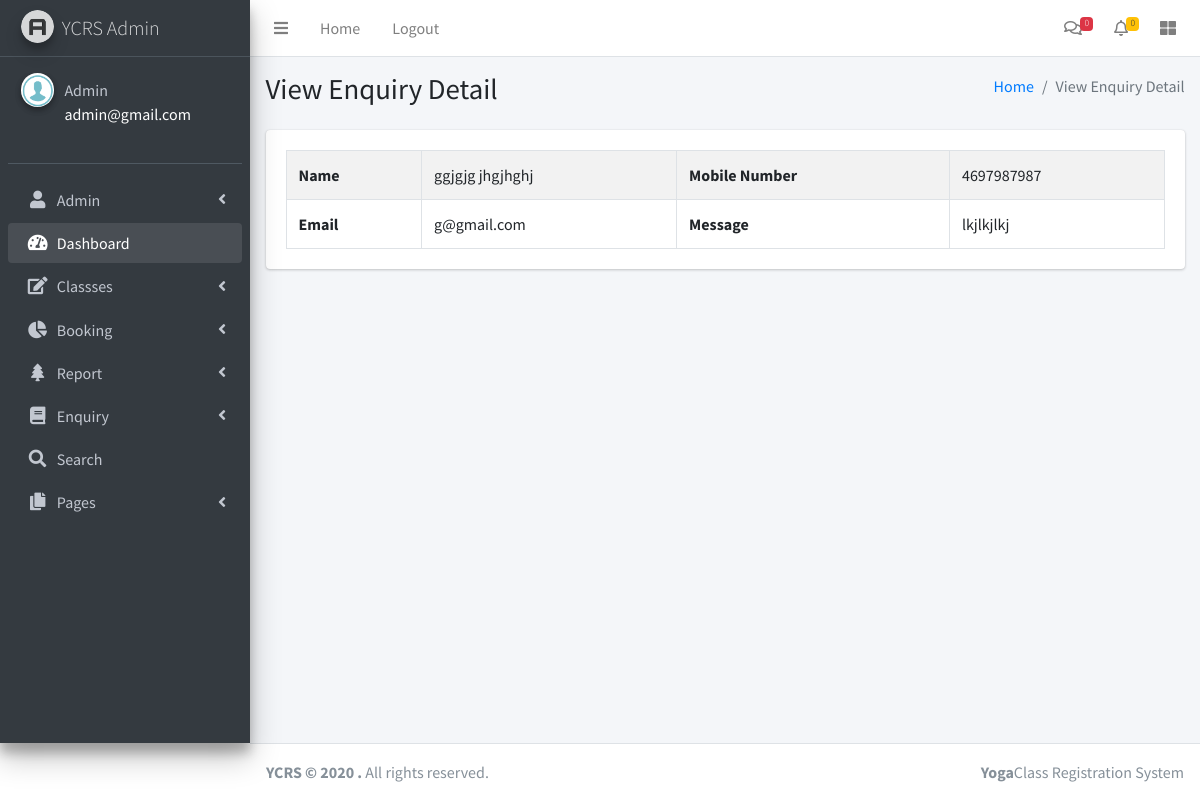
The app's page /admin/view-enquiry.php?viewid=1 (signed in) with its own data.
### tables this page shows
CREATE TABLE `tblcontact` (
  `ID` int(10) NOT NULL,
  `FirstName` varchar(200) DEFAULT NULL,
  `LastName` varchar(200) DEFAULT NULL,
  `MobileNumber` bigint(10) DEFAULT NULL,
  `Email` varchar(120) DEFAULT NULL,
  `Message` mediumtext DEFAULT NULL,
  `EnquiryDate` timestamp NOT NULL DEFAULT current_timestamp(),
  `IsRead` int(5) DEFAULT NULL,
  `ReadDate` timestamp NULL DEFAULT NULL ON UPDATE current_timestamp()
);

### admin/view-enquiry.php (the view, shortened to what this page needs)
<?php
include('includes/dbconnection.php');
if (strlen($_SESSION['ycrsaid']==0)) {
  header('location:logout.php');
  } else{
 $vid=$_GET['viewid'];
?>
<!DOCTYPE html>
<html>
<head>
  <link rel="stylesheet" href="plugins/fontawesome-free/css/all.min.css">
  <link rel="stylesheet" href="https://code.ionicframework.com/ionicons/2.0.1/css/ionicons.min.css">
  <link rel="stylesheet" href="plugins/datatables-bs4/css/dataTables.bootstrap4.min.css">
  <link rel="stylesheet" href="plugins/datatables-responsive/css/responsive.bootstrap4.min.css">
  <link rel="stylesheet" href="dist/css/adminlte.min.css">
</head>
<body class="hold-transition sidebar-mini">
<div class="wrapper">
 <?php include_once('includes/header.php');?>
 <?php include_once('includes/sidebar.php');?>
  <div class="content-wrapper">
    <section class="content-header">
      <div class="container-fluid">
        <div class="row mb-2">
          <div class="col-sm-6">
            <h1>View Enquiry Detail</h1>
          </div>
          <div class="col-sm-6">
            <ol class="breadcrumb float-sm-right">
              <li class="breadcrumb-item"><a href="dashboard.php">Home</a></li>
              <li class="breadcrumb-item active">View Enquiry Detail</li>
            </ol>
          </div>
        </div>
      </div>
    </section>
    <section class="content">
      <div class="container-fluid">
        <div class="row">
          <div class="col-12">
             <div class="card">
              <div class="card-body">
               <?php
$sql="SELECT * from  tblcontact where ID=$vid";
$query = $dbh -> prepare($sql);
$query->execute();
$results=$query->fetchAll(PDO::FETCH_OBJ);
$cnt=1;
if($query->rowCount() > 0)
{
foreach($results as $row)
{               ?>
                            <table border="1" class="table table-bordered table-striped table-vcenter js-dataTable-full-pagination">
    <tr>
    <th scope>Name</th>
    <td><?php  echo ($row->FirstName);?> <?php  echo ($row->LastName);?></td>
    <th scope>Mobile Number</th>
    <td><?php  echo ($row->MobileNumber);?></td>
  </tr>
  <tr>
    <th scope>Email</th>
    <td><?php  echo ($row->Email);?></td>
    <th>Message</th>
    <td><?php  echo ($row->Message);?></td>
  </tr>
</table><?php $cnt=$cnt+1;}} ?>
</div>
              </div>
            </div>
          </div>
        </div>
      </div>
  </div>
 <?php include_once('includes/footer.php');?>
</body>
</html>
<?php }  ?>

### admin/includes/sidebar.php (shortened to what this page needs)
  <aside class="main-sidebar sidebar-dark-primary elevation-4">
    <a href="dashboard.php" class="brand-link">
      <img src="dist/img/AdminLTELogo.png" alt="AdminLTE Logo" class="brand-image img-circle elevation-3"
           style="opacity: .8">
      <span class="brand-text font-weight-light">YCRS Admin</span>
    </a>
    <div class="sidebar">
      <div class="user-panel mt-3 pb-3 mb-3 d-flex">
        <div class="image">
          <img src="dist/img/images.png" class="img-circle elevation-2" alt="User Image">
        </div>
        <div class="info">
          <?php
$aid=$_SESSION['ycrsaid'];
$sql="SELECT AdminName,Email from  tbladmin where ID=:aid";
$query = $dbh -> prepare($sql);
$query->bindParam(':aid',$aid,PDO::PARAM_STR);
$query->execute();
$results=$query->fetchAll(PDO::FETCH_OBJ);
$cnt=1;
if($query->rowCount() > 0)
{
foreach($results as $row)
{               ?>
          <a href="admin-profile.php" class="d-block"><?php  echo $row->AdminName;?></a>
          <p style="color: white"><?php  echo $row->Email;?><?php $cnt=$cnt+1;}} ?></p>
        </div>
      </div>
      <nav class="mt-2">
        <ul class="nav nav-pills nav-sidebar flex-column" data-widget="treeview" role="menu" data-accordion="false">
               <li class="nav-item has-treeview">
            <a href="#" class="nav-link">
              <i class="nav-icon fas fa-user"></i>
              <p>
                Admin
                <i class="right fas fa-angle-left"></i>
              </p>
            </a>
          </li>
          <li class="nav-item has-treeview menu-open">
            <a href="dashboard.php" class="nav-link">
              <i class="nav-icon fas fa-tachometer-alt"></i>
              <p>
                Dashboard
              </p>
            </a>
          </li>
          <li class="nav-item has-treeview">
            <a href="#" class="nav-link">
              <i class="nav-icon fas fa-edit"></i>
              <p>
                Classses
                <i class="fas fa-angle-left right"></i>
              </p>
            </a>
          </li>
          <li class="nav-item has-treeview">
            <a href="#" class="nav-link">
              <i class="nav-icon fas fa-chart-pie"></i>
              <p>
                Booking
                <i class="right fas fa-angle-left"></i>
              </p>
            </a>
          </li>
          <li class="nav-item has-treeview">
            <a href="between-dates-report.php" class="nav-link">
              <i class="nav-icon fas fa-tree"></i>
              <p>
                Report
                <i class="fas fa-angle-left right"></i>
              </p>
            </a>
          </li>
          <li class="nav-item has-treeview">
            <a href="#" class="nav-link">
             <i class="nav-icon fas fa-book"></i>
              <p>
                Enquiry
                <i class="fas fa-angle-left right"></i>
              </p>
            </a>
          </li>
          <li class="nav-item has-treeview">
            <a href="search.php" class="nav-link">
              <i class="nav-icon fas fa-search"></i>
              <p>
              Search
              </p>
            </a>
          </li>
        <li class="nav-item has-treeview">
            <a href="#" class="nav-link">
              <i class="nav-icon fas fa-copy"></i>
              <p>
                Pages
                <i class="fas fa-angle-left right"></i>
              </p>
            </a>
          </li>
        </ul>
      </nav>
    </div>
  </aside>

### records on screen
tblcontact: FirstName "ggjgjg", LastName "jhgjhghj", MobileNumber "4697987987", Email "g@gmail.com", Message "lkjlkjlkj"

### other values on screen
$newenq "0"
$newbooking "0"
$row->AdminName "Admin"
$row->Email "admin@gmail.com"
